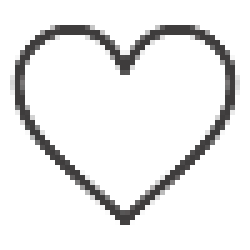
#> input picture heart.png, 50 x 50 px (shown 5 times larger)
$ python textToimage.py
#> lines starting #> are read from the running program, lines starting #| are printed output that depends on the picture
from PIL import Image, ImageDraw, ImageFont
import textwrap
from datetime import datetime

# Параметры изображения
bubble_width, bubble_height = 500, 450  # ширина и высота бабла
background_color = (0, 0, 0, 0)  # прозрачный фон (RGBA)
bubble_color = (200, 200, 255, 255)  # цвет "бабла" (голубой, полный альфа-канал)
text_color = (0, 0, 0)  # цвет текста (черный)
outline_color = (0, 0, 0)  # цвет обводки
outline_width = 5  # ширина обводки

# Текст и дополнительные элементы
author = "dontbeahater_dear"  # только имя автора
likes = "3904"  # количество лайков
date = datetime.now().strftime("%d %B %Y")  # текущая дата в формате "день месяц год"
text = "My ex told me if i ever got a cat, he’d do his best to run it over with his car because he hates cats. \n\nThat was after i told him i loved cats and wanted go volunteer in a shelter."  # текст для отображения

# Создаем пустое изображение с прозрачным фоном, которое будет соответствовать размеру бабла
image = Image.new("RGBA", (bubble_width, bubble_height), background_color)
#> image: PIL image 500x450 RGBA; every value is 0
draw = ImageDraw.Draw(image)

# Задаем шрифт и размер текста
try:
    font = ImageFont.truetype("arial.ttf", 20)  # шрифт Arial, размер 20
    bold_font = ImageFont.truetype("arial.ttf", 22, encoding="unic")  # жирный шрифт для автора
except IOError:
    font = ImageFont.load_default()  # стандартный шрифт, если Arial не найден
    bold_font = font  # если Arial не найден, используем обычный шрифт

# Определяем ширину бабла
padding = 20  # отступы внутри бабла
max_text_width = bubble_width - 2 * padding

# Разбиваем основной текст на строки, чтобы каждая строка помещалась по ширине бабла
wrapped_text = textwrap.fill(text, width=50)

# Определяем размеры текста с переносом строк
text_lines = wrapped_text.splitlines()
line_height = draw.textbbox((0, 0), "hg", font=font)[3]  # высота строки
#> line_height = 23
text_height = line_height * len(text_lines)
#> text_height = 92

# Определяем шрифт и размеры для лайков и даты
likes_font = ImageFont.truetype("arial.ttf", 16) if font else ImageFont.load_default()
date_font = ImageFont.truetype("arial.ttf", 16) if font else ImageFont.load_default()

# Рассчитываем размеры лайков и даты
likes_text = f"{likes} "
likes_bbox = draw.textbbox((0, 0), likes_text, font=likes_font)
#> likes_bbox = (0, 3, 46, 15)
likes_width, likes_height = likes_bbox[2] - likes_bbox[0], likes_bbox[3] - likes_bbox[1]
#> likes_width = 46; likes_height = 12

date_bbox = draw.textbbox((0, 0), date, font=date_font)
#> date_bbox = (0, 3, 155, 15)
date_width, date_height = date_bbox[2] - date_bbox[0], date_bbox[3] - date_bbox[1]
#> date_width = 155; date_height = 12

# Рассчитываем размеры автора
author_bbox = draw.textbbox((0, 0), author, font=bold_font)
#> author_bbox = (0, 4, 212, 26)
author_width, author_height = author_bbox[2] - author_bbox[0], author_bbox[3] - author_bbox[1]
#> author_width = 212; author_height = 22

# Высота бабла с учетом текста, лайков, даты и автора
bubble_content_height = text_height + likes_height + date_height + author_height + padding * 4  # добавляем пространство между элементами
#> bubble_content_height = 218

# Координаты бабла
bubble_x = (bubble_width - max_text_width) // 2
bubble_y = (bubble_height - bubble_content_height) // 2  # вертикальная позиция внутри бабла
#> bubble_y = 116

# Рисуем обводку для бабла с хвостиком (увеличиваем размер на ширину обводки)
outline_bbox = (bubble_x - outline_width, bubble_y - outline_width,
                bubble_x + max_text_width + outline_width, bubble_y + bubble_content_height + outline_width)
#> outline_bbox = (15, 111, 485, 339)

# Рисуем закруглённый прямоугольник для обводки
draw.rounded_rectangle(outline_bbox, radius=25, fill=outline_color)

# Рисуем хвостик обводки
outline_tail = [
    (bubble_x + max_text_width - 40, bubble_y + bubble_content_height + outline_width),  # левый край хвостика
    (bubble_x + max_text_width - 60, bubble_y + bubble_content_height + 30 + outline_width),  # низ хвостика
    (bubble_x + max_text_width - 20, bubble_y + bubble_content_height + outline_width)  # правый край хвостика
]
#> outline_tail = [(440, 339), (420, 369), (460, 339)]
draw.polygon(outline_tail, fill=outline_color)

# Рисуем сам бабл (внутри обводки)
draw.rounded_rectangle(
    (bubble_x, bubble_y, bubble_x + max_text_width, bubble_y + bubble_content_height),
    radius=20,
    fill=bubble_color
)

# Рисуем хвостик бабла
tail = [
    (bubble_x + max_text_width - 40, bubble_y + bubble_content_height),  # левый край хвостика
    (bubble_x + max_text_width - 60, bubble_y + bubble_content_height + 30),  # низ хвостика
    (bubble_x + max_text_width - 20, bubble_y + bubble_content_height)  # правый край хвостика
]
#> tail = [(440, 334), (420, 364), (460, 334)]
draw.polygon(tail, fill=bubble_color)

# Определяем место для размещения элементов (автора, лайков, даты)
bubble_content_y = bubble_y + padding  # Начальная позиция для текста внутри бабла
#> bubble_content_y = 136

# Рисуем автора (слева, жирным шрифтом)
author_x = bubble_x + padding  # автор слева
draw.text((author_x, bubble_content_y), author, fill=text_color, font=bold_font)
bubble_content_y += author_height + padding  # Отступ после автора
#> bubble_content_y = 178

# Рисуем основной текст
for line in text_lines:
    text_x = bubble_x + padding
    draw.text((text_x, bubble_content_y), line, fill=text_color, font=font)
    bubble_content_y += line_height  # переносим курсор на следующую строку
#> this loop made 4 passes
#> bubble_content_y on passes 1 to 4: 201, 224, 247, 270
#> after the loop, bubble_content_y = 270

# Добавляем отступ перед лайками и датой
bubble_content_y += padding
#> bubble_content_y = 290

# Вставляем изображение сердечка
heart_image = Image.open("heart.png")  # путь к вашему изображению сердечка (например, heart.png)
#> heart_image is the input picture: PIL image 50x50 RGBA; mean R, G, B, A 8.6, 8.4, 8.4, 26.8

# Преобразуем изображение в RGBA (если оно не в этом формате)
heart_image = heart_image.convert("RGBA")

# Масштабируем сердечко до нужного размера
heart_size = 20  # размер сердечка
heart_image = heart_image.resize((heart_size, heart_size))
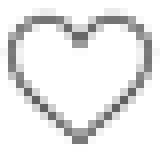
#> heart_image: PIL image 20x20 RGBA (shown 8 times larger); mean R, G, B, A 18.2, 17.5, 17.5, 28.2; transparent parts drawn white

# Определяем координаты для вставки сердечка
heart_x = bubble_x + padding  # сдвигаем сердечко на отступ от левого края
heart_y = bubble_content_y  # позиция сердечка сразу после текста
#> heart_y = 290

# Вставляем сердечко на изображение с альфа-каналом как маской
image.paste(heart_image, (heart_x, heart_y), heart_image.split()[3])  # используем альфа-канал как маску
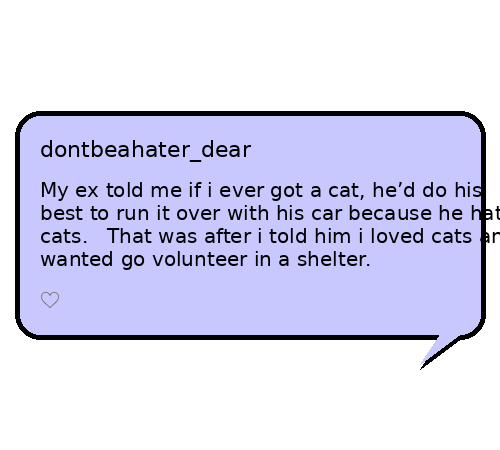
#> image: PIL image 500x450 RGBA; mean R, G, B, A 83.1, 83.1, 105.9, 122.2; transparent parts drawn white

# Позиции для лайков и даты
likes_x = heart_x + heart_size + 5
date_x = bubble_x + max_text_width - padding - date_width
#> date_x = 305

# Рисуем лайки и дату на одной строке внутри бабла
draw.text((likes_x, bubble_content_y), likes_text, fill=text_color, font=likes_font)
draw.text((date_x, bubble_content_y), date, fill=text_color, font=date_font)

# Сохраняем изображение с прозрачным фоном, соответствующее размеру бабла
image.save("comic_bubble_with_heart_image.png")
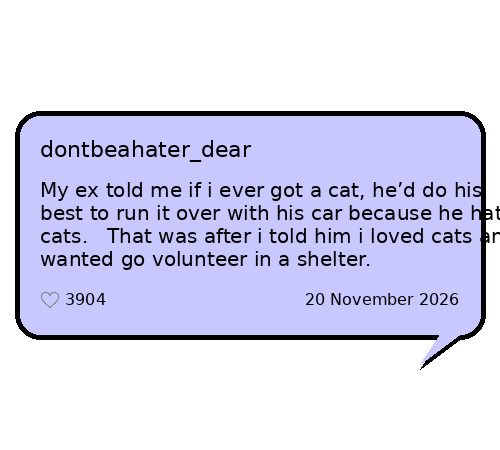
#> saved as comic_bubble_with_heart_image.png: PIL image 500x450 RGBA; mean R, G, B, A 82.5, 82.5, 105.2, 122.2; transparent parts drawn white

# Показываем изображение (необязательно)
image.show()
